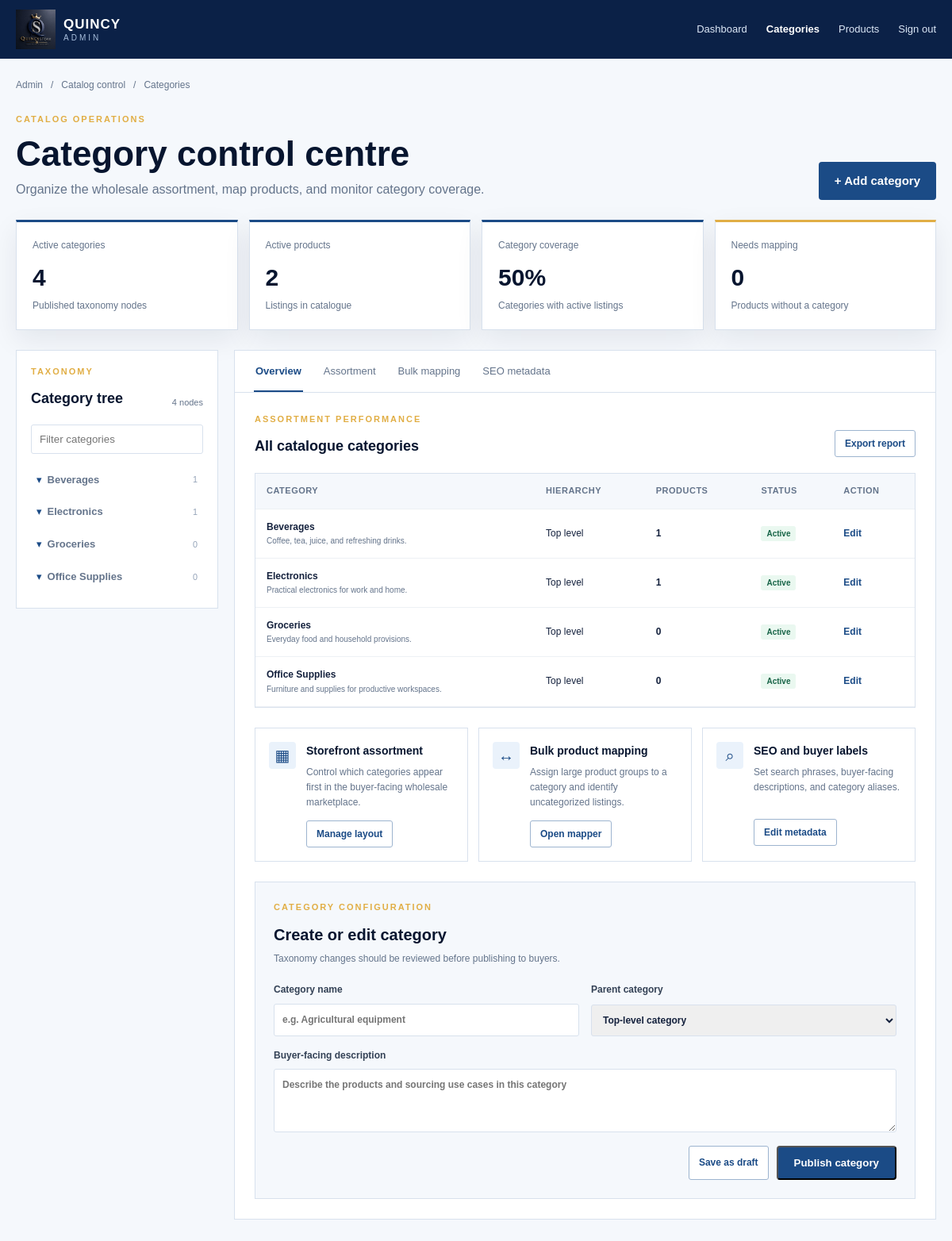
/admin/categories.php (signed in), run on the app's committed database.
### tables this page shows
CREATE TABLE `categories` (
  `id` int(11) NOT NULL,
  `parent_id` int(11) DEFAULT NULL,
  `name` varchar(100) NOT NULL,
  `description` text DEFAULT NULL,
  `image` varchar(255) DEFAULT NULL,
  `status` enum('active','inactive') DEFAULT 'active',
  `created_at` timestamp NOT NULL DEFAULT current_timestamp(),
  `updated_at` timestamp NOT NULL DEFAULT current_timestamp() ON UPDATE current_timestamp()
);

### includes/functions.php (called while the page is built, shortened)
<?php
function e(mixed $value): string
{
    return htmlspecialchars((string) $value, ENT_QUOTES, 'UTF-8');
}

### config/config.php (called while the page is built, shortened)
<?php
require_once __DIR__ . '/database.php';
spl_autoload_register(static function (string $class): void {
    $path = ROOT_PATH . '/classes/' . $class . '.php';
});

### config/database.php (called while the page is built, shortened)
<?php
final class Database
{
    private static ?self $instance = null;
    private PDO $connection;
    private function __construct()
    {
        $dsn = sprintf(
            'mysql:host=%s;port=%s;dbname=%s;charset=%s',
            DB_HOST,
            DB_PORT,
            DB_NAME,
            DB_CHARSET
        );
        $this->connection = new PDO($dsn, DB_USER, DB_PASS, [
            PDO::ATTR_ERRMODE => PDO::ERRMODE_EXCEPTION,
            PDO::ATTR_DEFAULT_FETCH_MODE => PDO::FETCH_ASSOC,
            PDO::ATTR_EMULATE_PREPARES => false,
        ]);
    }
    public static function getInstance(): self
    {
        return self::$instance ??= new self();
    }
    public function getConnection(): PDO
    {
        return $this->connection;
    }
}

### classes/Category.php (called while the page is built, shortened)
<?php
final class Category
{
    private PDO $db;
    public function __construct()
    {
        $this->db = Database::getInstance()->getConnection();
    }
    public function adminOverview(): array
    {
        $stmt = $this->db->query(
            "SELECT c.id, c.parent_id, c.name, c.description, c.image, c.status,
                    COUNT(DISTINCT p.id) AS product_count
             FROM categories c
             LEFT JOIN products p ON p.category_id = c.id AND p.status = 'active'
             GROUP BY c.id
             ORDER BY c.parent_id IS NOT NULL, c.parent_id, c.name"
        );
        return $stmt->fetchAll();
    }
    public function analytics(): array
    {
        $queries = [
            'categories' => "SELECT COUNT(*) FROM categories WHERE status = 'active'",
            'products' => "SELECT COUNT(*) FROM products WHERE status = 'active'",
            'with_products' => "SELECT COUNT(DISTINCT category_id) FROM products WHERE status = 'active' AND category_id IS NOT NULL",
            'uncategorized' => "SELECT COUNT(*) FROM products WHERE status = 'active' AND category_id IS NULL",
        ];
        $analytics = [];
        foreach ($queries as $key => $query) {
            $analytics[$key] = (int) $this->db->query($query)->fetchColumn();
        }
        return $analytics;
    }
}

### admin/categories.php (the view, shortened to what this page needs)
<?php
require_once dirname(__DIR__) . '/config/config.php';
require_once ROOT_PATH . '/includes/functions.php';
$categoryRows = [];
$analytics = ['categories' => 0, 'products' => 0, 'with_products' => 0, 'uncategorized' => 0];
try {
    $categoryModel = new Category();
    $categoryRows = $categoryModel->adminOverview();
    $analytics = $categoryModel->analytics();
} catch (PDOException $exception) {
    error_log('Category dashboard unavailable: ' . $exception->getMessage());
    $error = 'Category analytics are temporarily unavailable.';
}
$tree = [];
foreach ($categoryRows as $category) {
    $parent = $category['parent_id'] ?? null;
    $tree[$parent][] = $category;
}
$selectedId = isset($_GET['category']) ? (int) $_GET['category'] : 0;
?>
<!doctype html>
<html lang="en">
<head>
    <link rel="stylesheet" href="<?= e(BASE_URL) ?>/assets/css/style.css">
    <link rel="stylesheet" href="<?= e(BASE_URL) ?>/assets/css/admin.css">
</head>
<body class="admin-categories-page">
<header class="admin-topbar"><div class="container admin-topbar-inner"><a class="brand" href="<?= e(BASE_URL) ?>/admin/dashboard.php"><img src="assets/images/logos/logos.jpeg" alt="quincy store logo" width="50" height="50" ><span><strong>QUINCY</strong><small>ADMIN</small></span></a><nav><a href="<?= e(BASE_URL) ?>/admin/dashboard.php">Dashboard</a><a class="admin-active" href="<?= e(BASE_URL) ?>/admin/categories.php">Categories</a><a href="<?= e(BASE_URL) ?>/admin/products.php">Products</a><a href="<?= e(BASE_URL) ?>/logout.php">Sign out</a></nav></div></header>
<main class="container category-control">
    <div class="admin-breadcrumb"><a href="<?= e(BASE_URL) ?>/admin/dashboard.php">Admin</a><span>/</span>Catalog control<span>/</span>Categories</div>
    <div class="admin-page-heading"><div><p class="eyebrow">CATALOG OPERATIONS</p><h1>Category control centre</h1><p>Organize the wholesale assortment, map products, and monitor category coverage.</p></div><a class="button button-primary" href="#category-editor">+ Add category</a></div>
    <section class="category-kpi-grid">
        <div class="category-kpi"><span>Active categories</span><strong><?= $analytics['categories'] ?></strong><small>Published taxonomy nodes</small></div>
        <div class="category-kpi"><span>Active products</span><strong><?= $analytics['products'] ?></strong><small>Listings in catalogue</small></div>
        <div class="category-kpi"><span>Category coverage</span><strong><?= $analytics['products'] ? round(($analytics['with_products'] / max(1, $analytics['categories'])) * 100) : 0 ?>%</strong><small>Categories with active listings</small></div>
        <div class="category-kpi category-kpi-warning"><span>Needs mapping</span><strong><?= $analytics['uncategorized'] ?></strong><small>Products without a category</small></div>
    </section>
    <div class="category-control-layout">
        <aside class="category-tree-panel">
            <div class="category-panel-heading"><div><p class="eyebrow">TAXONOMY</p><h2>Category tree</h2></div><span><?= count($categoryRows) ?> nodes</span></div>
            <label class="category-tree-search"><span class="sr-only">Filter categories</span><input type="search" placeholder="Filter categories" data-category-filter></label>
            <div class="category-tree" data-category-tree>
                <?php foreach ($tree[null] ?? $tree[0] ?? [] as $parent): ?>
                    <div class="category-tree-node" data-category-node data-category-name="<?= e(strtolower($parent['name'])) ?>">
                        <a class="<?= $selectedId === (int) $parent['id'] ? 'selected' : '' ?>" href="?category=<?= (int) $parent['id'] ?>"><span class="tree-chevron">▾</span><strong><?= e($parent['name']) ?></strong><small><?= (int) $parent['product_count'] ?></small></a>
                    </div>
                <?php endforeach; ?>
            </div>
        </aside>
        <section class="category-workspace">
            <div class="category-tabs"><a class="active" href="#overview">Overview</a><a href="#assortment">Assortment</a><a href="#mapping">Bulk mapping</a><a href="#seo">SEO metadata</a></div>
            <div class="category-overview" id="overview">
                <div class="category-workspace-heading"><div><p class="eyebrow">ASSORTMENT PERFORMANCE</p><h2><?= $selectedId ? 'Selected category workspace' : 'All catalogue categories' ?></h2></div><button class="outline-button" type="button">Export report</button></div>
                <div class="category-table-wrap"><table class="category-table"><thead><tr><th>Category</th><th>Hierarchy</th><th>Products</th><th>Status</th><th>Action</th></tr></thead><tbody><?php foreach ($categoryRows as $category): ?><tr><td><strong><?= e($category['name']) ?></strong><small><?= e($category['description'] ?: 'No description added') ?></small></td><td><?= $category['parent_id'] ? 'Subcategory' : 'Top level' ?></td><td><strong><?= (int) $category['product_count'] ?></strong></td><td><span class="status-pill status-active"><?= e(ucfirst((string) $category['status'])) ?></span></td><td><a href="#category-editor">Edit</a></td></tr><?php endforeach; ?><?php if (!$categoryRows): ?><tr><td colspan="5" class="admin-muted">Category data will appear here once the catalogue is seeded.</td></tr><?php endif; ?></tbody></table></div>
            </div>
            <div class="category-tools-grid" id="assortment">
                <article class="category-tool-card"><span class="tool-icon">▦</span><div><h3>Storefront assortment</h3><p>Control which categories appear first in the buyer-facing wholesale marketplace.</p><button class="outline-button" type="button">Manage layout</button></div></article>
                <article class="category-tool-card" id="mapping"><span class="tool-icon">↔</span><div><h3>Bulk product mapping</h3><p>Assign large product groups to a category and identify uncategorized listings.</p><button class="outline-button" type="button">Open mapper</button></div></article>
                <article class="category-tool-card" id="seo"><span class="tool-icon">⌕</span><div><h3>SEO and buyer labels</h3><p>Set search phrases, buyer-facing descriptions, and category aliases.</p><button class="outline-button" type="button">Edit metadata</button></div></article>
            </div>
            <form class="category-editor" id="category-editor" method="post"><div><p class="eyebrow">CATEGORY CONFIGURATION</p><h2>Create or edit category</h2><p>Taxonomy changes should be reviewed before publishing to buyers.</p></div><div class="editor-fields"><label>Category name<input name="name" placeholder="e.g. Agricultural equipment"></label><label>Parent category<select name="parent_id"><option value="">Top-level category</option><?php foreach ($categoryRows as $category): ?><option value="<?= (int) $category['id'] ?>"><?= e($category['name']) ?></option><?php endforeach; ?></select></label><label class="editor-wide">Buyer-facing description<textarea name="description" rows="3" placeholder="Describe the products and sourcing use cases in this category"></textarea></label></div><div class="editor-actions"><button type="button" class="outline-button">Save as draft</button><button type="button" class="button button-primary">Publish category</button></div></form>
        </section>
    </div>
</main>
</body>
</html>

### assets/css/style.css (style rules this page uses)
:root { --navy-950: #07152f; --navy-900: #0b2147; --navy-800: #123566; --navy-700: #1b4b86; --blue-100: #eaf2fb; --blue-50: #f5f8fc; --white: #ffffff; --ink: #14213d; --muted: #64748b; --border: #d8e1ed; --gold: #e1ae45; --shadow: 0 12px 32px rgba(7, 21, 47, .08); }
* { box-sizing: border-box; }
html { scroll-behavior: smooth; }
body { margin: 0; color: var(--ink); background: var(--white); font: 15px/1.6 Arial, sans-serif; }
a { color: inherit; text-decoration: none; }
.container { width: min(1180px, calc(100% - 40px)); margin: 0 auto; }
.brand { display: inline-flex; align-items: center; gap: 10px; color: var(--white); letter-spacing: 1px; }
.brand strong, .brand small { display: block; line-height: 1; }
.brand strong { font-size: 17px; }
.brand small { margin-top: 4px; color: #a8bfdd; font-size: 10px; letter-spacing: 3px; }
.eyebrow { margin: 0 0 10px; color: var(--gold); font-size: 11px; font-weight: 700; letter-spacing: 2px; }
.button { display: inline-block; padding: 12px 20px; border-radius: 4px; font-weight: 700; }
.button-primary { color: var(--white); background: var(--navy-700); }

### data on the page
categories: id "2", id "50", name "Groceries", product_count "0", description "Everyday food and household provisions.", shows "Top level", status "Active"
categories: name "Beverages", product_count "1", description "Coffee, tea, juice, and refreshing drinks.", shows "Top level", status "Active"
categories: name "Electronics", product_count "1", description "Practical electronics for work and home.", shows "Top level", status "Active"
categories: name "Office Supplies", product_count "0", description "Furniture and supplies for productive workspaces.", shows "Top level", status "Active"

### other printed values
$analytics['categories'] "4"
$analytics['uncategorized'] "0"
count($categoryRows) "4"
